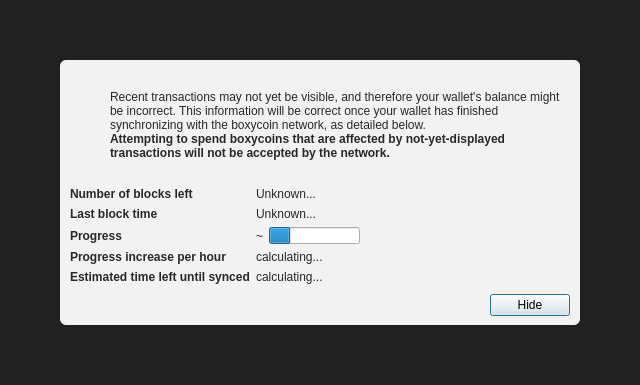
<?xml version="1.0" encoding="UTF-8"?>
<ui version="4.0">
 <class>ModalOverlay</class>
 <widget class="ModalOverlay" name="ModalOverlay">
  <property name="geometry">
   <rect>
    <x>0</x>
    <y>0</y>
    <width>640</width>
    <height>385</height>
   </rect>
  </property>
  <property name="windowTitle">
   <string>Form</string>
  </property>
  <layout class="QVBoxLayout" name="verticalLayout" stretch="0">
   <property name="sizeConstraint">
    <enum>QLayout::SetDefaultConstraint</enum>
   </property>
   <property name="leftMargin">
    <number>0</number>
   </property>
   <property name="topMargin">
    <number>0</number>
   </property>
   <property name="rightMargin">
    <number>0</number>
   </property>
   <property name="bottomMargin">
    <number>0</number>
   </property>
   <item>
    <widget class="QWidget" name="bgWidget" native="true">
     <property name="styleSheet">
      <string notr="true">#bgWidget { background: rgba(0,0,0,220); }</string>
     </property>
     <layout class="QVBoxLayout" name="verticalLayoutMain" stretch="1">
      <property name="leftMargin">
       <number>60</number>
      </property>
      <property name="topMargin">
       <number>60</number>
      </property>
      <property name="rightMargin">
       <number>60</number>
      </property>
      <property name="bottomMargin">
       <number>60</number>
      </property>
      <item>
       <widget class="QWidget" name="contentWidget" native="true">
        <property name="styleSheet">
         <string notr="true">#contentWidget { background: rgba(255,255,255,240); border-radius: 6px; }

QLabel { color: rgb(40,40,40);  }</string>
        </property>
        <layout class="QVBoxLayout" name="verticalLayoutSub" stretch="1,0,0,0">
         <property name="spacing">
          <number>0</number>
         </property>
         <property name="leftMargin">
          <number>10</number>
         </property>
         <property name="topMargin">
          <number>10</number>
         </property>
         <property name="rightMargin">
          <number>10</number>
         </property>
         <property name="bottomMargin">
          <number>10</number>
         </property>
         <item>
          <layout class="QHBoxLayout" name="horizontalLayoutIconText" stretch="0,1">
           <property name="topMargin">
            <number>20</number>
           </property>
           <item>
            <layout class="QVBoxLayout" name="verticalLayoutIcon">
             <property name="leftMargin">
              <number>0</number>
             </property>
             <item>
              <widget class="QPushButton" name="warningIcon">
               <property name="enabled">
                <bool>false</bool>
               </property>
               <property name="text">
                <string/>
               </property>
               <property name="icon">
                <iconset>
                 <normaloff>:/icons/warning</normaloff>
                 <disabledoff>:/icons/warning</disabledoff>:/icons/warning</iconset>
               </property>
               <property name="iconSize">
                <size>
                 <width>48</width>
                 <height>48</height>
                </size>
               </property>
               <property name="flat">
                <bool>true</bool>
               </property>
              </widget>
             </item>
             <item>
              <spacer name="verticalSpacerWarningIcon">
               <property name="orientation">
                <enum>Qt::Vertical</enum>
               </property>
               <property name="sizeHint" stdset="0">
                <size>
                 <width>20</width>
                 <height>40</height>
                </size>
               </property>
              </spacer>
             </item>
            </layout>
           </item>
           <item>
            <layout class="QVBoxLayout" name="verticalLayoutInfoText">
             <property name="leftMargin">
              <number>0</number>
             </property>
             <property name="topMargin">
              <number>0</number>
             </property>
             <item>
              <widget class="QLabel" name="infoText">
               <property name="text">
                <string>Recent transactions may not yet be visible, and therefore your wallet's balance might be incorrect. This information will be correct once your wallet has finished synchronizing with the boxycoin network, as detailed below.</string>
               </property>
               <property name="textFormat">
                <enum>Qt::RichText</enum>
               </property>
               <property name="wordWrap">
                <bool>true</bool>
               </property>
              </widget>
             </item>
             <item>
              <widget class="QLabel" name="infoTextStrong">
               <property name="font">
                <font>
                 <weight>75</weight>
                 <bold>true</bold>
                </font>
               </property>
               <property name="text">
                <string>Attempting to spend boxycoins that are affected by not-yet-displayed transactions will not be accepted by the network.</string>
               </property>
               <property name="textFormat">
                <enum>Qt::RichText</enum>
               </property>
               <property name="wordWrap">
                <bool>true</bool>
               </property>
              </widget>
             </item>
             <item>
              <spacer name="verticalSpacerInTextSpace">
               <property name="orientation">
                <enum>Qt::Vertical</enum>
               </property>
               <property name="sizeHint" stdset="0">
                <size>
                 <width>20</width>
                 <height>40</height>
                </size>
               </property>
              </spacer>
             </item>
            </layout>
           </item>
          </layout>
         </item>
         <item>
          <spacer name="verticalSpacerAfterText">
           <property name="orientation">
            <enum>Qt::Vertical</enum>
           </property>
           <property name="sizeHint" stdset="0">
            <size>
             <width>20</width>
             <height>40</height>
            </size>
           </property>
          </spacer>
         </item>
         <item>
          <layout class="QFormLayout" name="formLayout">
           <property name="fieldGrowthPolicy">
            <enum>QFormLayout::FieldsStayAtSizeHint</enum>
           </property>
           <property name="horizontalSpacing">
            <number>6</number>
           </property>
           <property name="verticalSpacing">
            <number>6</number>
           </property>
           <property name="topMargin">
            <number>10</number>
           </property>
           <item row="0" column="0">
            <widget class="QLabel" name="labelNumberOfBlocksLeft">
             <property name="font">
              <font>
               <weight>75</weight>
               <bold>true</bold>
              </font>
             </property>
             <property name="text">
              <string>Number of blocks left</string>
             </property>
            </widget>
           </item>
           <item row="0" column="1">
            <widget class="QLabel" name="numberOfBlocksLeft">
             <property name="text">
              <string>Unknown...</string>
             </property>
            </widget>
           </item>
           <item row="1" column="0">
            <widget class="QLabel" name="labelLastBlockTime">
             <property name="font">
              <font>
               <weight>75</weight>
               <bold>true</bold>
              </font>
             </property>
             <property name="text">
              <string>Last block time</string>
             </property>
            </widget>
           </item>
           <item row="1" column="1">
            <widget class="QLabel" name="newestBlockDate">
             <property name="sizePolicy">
              <sizepolicy hsizetype="Maximum" vsizetype="Preferred">
               <horstretch>0</horstretch>
               <verstretch>0</verstretch>
              </sizepolicy>
             </property>
             <property name="text">
              <string>Unknown...</string>
             </property>
            </widget>
           </item>
           <item row="2" column="0">
            <widget class="QLabel" name="labelSyncDone">
             <property name="font">
              <font>
               <weight>75</weight>
               <bold>true</bold>
              </font>
             </property>
             <property name="text">
              <string>Progress</string>
             </property>
            </widget>
           </item>
           <item row="2" column="1">
            <layout class="QHBoxLayout" name="horizontalLayoutSync" stretch="0,1">
             <item>
              <widget class="QLabel" name="percentageProgress">
               <property name="text">
                <string notr="true">~</string>
               </property>
              </widget>
             </item>
             <item>
              <widget class="QProgressBar" name="progressBar">
               <property name="value">
                <number>24</number>
               </property>
               <property name="format">
                <string/>
               </property>
              </widget>
             </item>
            </layout>
           </item>
           <item row="4" column="0">
            <widget class="QLabel" name="labelProgressIncrease">
             <property name="font">
              <font>
               <weight>75</weight>
               <bold>true</bold>
              </font>
             </property>
             <property name="text">
              <string>Progress increase per hour</string>
             </property>
            </widget>
           </item>
           <item row="4" column="1">
            <widget class="QLabel" name="progressIncreasePerH">
             <property name="text">
              <string>calculating...</string>
             </property>
            </widget>
           </item>
           <item row="5" column="0">
            <widget class="QLabel" name="labelEstimatedTimeLeft">
             <property name="font">
              <font>
               <weight>75</weight>
               <bold>true</bold>
              </font>
             </property>
             <property name="text">
              <string>Estimated time left until synced</string>
             </property>
            </widget>
           </item>
           <item row="5" column="1">
            <widget class="QLabel" name="expectedTimeLeft">
             <property name="text">
              <string>calculating...</string>
             </property>
            </widget>
           </item>
          </layout>
         </item>
         <item>
          <layout class="QHBoxLayout" name="horizontalLayoutButtons">
           <property name="leftMargin">
            <number>10</number>
           </property>
           <property name="topMargin">
            <number>10</number>
           </property>
           <item>
            <spacer name="horizontalSpacer">
             <property name="orientation">
              <enum>Qt::Horizontal</enum>
             </property>
             <property name="sizeHint" stdset="0">
              <size>
               <width>40</width>
               <height>20</height>
              </size>
             </property>
            </spacer>
           </item>
           <item>
            <widget class="QPushButton" name="closeButton">
             <property name="text">
              <string>Hide</string>
             </property>
             <property name="focusPolicy">
              <enum>Qt::StrongFocus</enum>
             </property>
             <property name="default">
              <bool>true</bool>
             </property>
            </widget>
           </item>
          </layout>
         </item>
        </layout>
       </widget>
      </item>
     </layout>
    </widget>
   </item>
  </layout>
 </widget>
 <customwidgets>
  <customwidget>
   <class>ModalOverlay</class>
   <extends>QWidget</extends>
   <header>qt/modaloverlay.h</header>
   <container>1</container>
  </customwidget>
 </customwidgets>
 <resources/>
 <connections/>
</ui>
